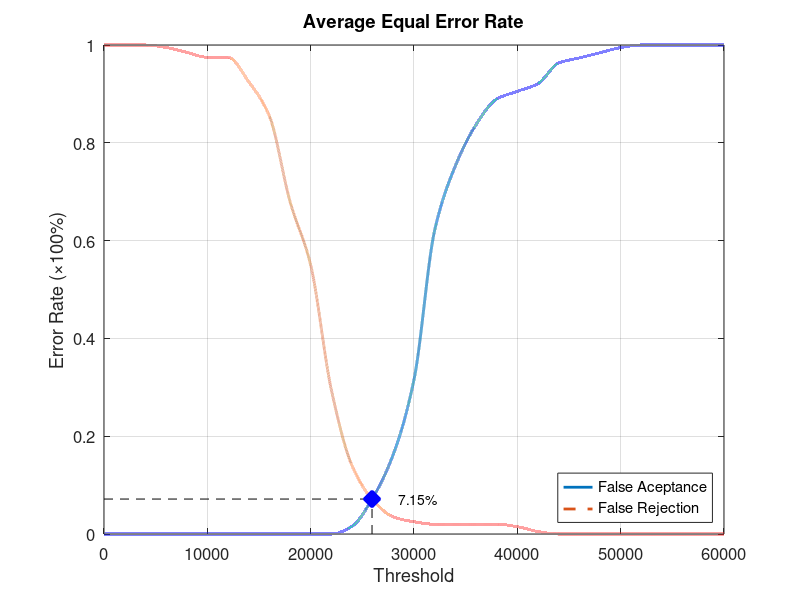
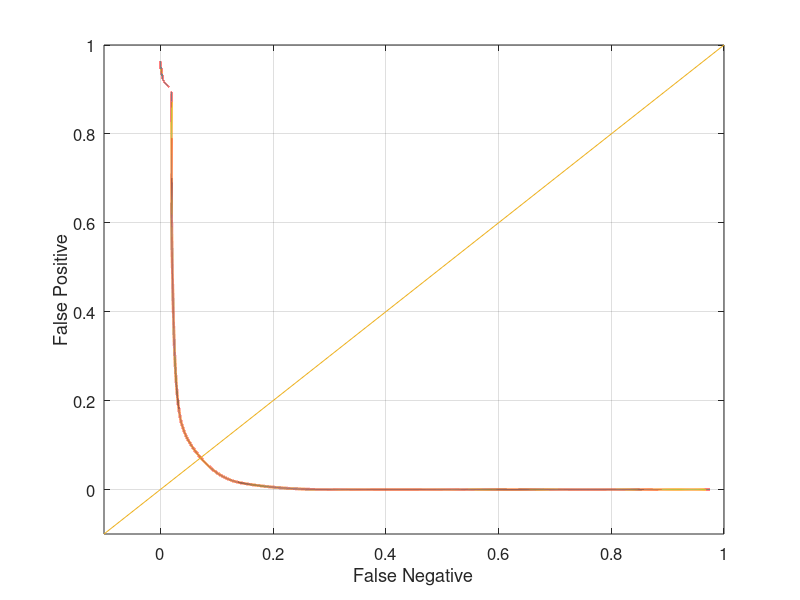

Write the MATLAB code that produced these figures, in order.
function yEER = Database2_4
close all;
clear;
clc;
x = 0:2000:60000;
xq = 0:0.5:60000;

y0 = [0 0 0 0 0 0 0 0 0 0 0 0 0.0157895 0.0736842 0.163158 0.315789 0.621053 0.752632 0.836842 0.889474 0.905263 0.921053 0.963158 0.973684 0.984211 0.994737 1 1 1 1 1];
yy0 = interp1(x, y0, xq, 'pchip');
y1 = [1 1 1 0.995 0.985 0.975 0.975 0.925 0.855 0.68 0.55 0.295 0.14 0.07 0.035 0.025 0.02 0.02 0.02 0.02 0.015 0.005 0 0 0 0 0 0 0 0 0];
yy1 = interp1(x, y1, xq, 'pchip');

% Calculating EER: 
y2 = abs(y0 - y1);
find(y2 == min(y2))
yy2 = abs(yy0 - yy1);
xEER = find(yy2 == min(yy2));
xEERIndex = xq(xEER) % X-axis EER
yEER = yy0(xEER) % Y-axis EER

main = figure
plot(xq, yy0,'-','LineWidth', 2);	hold on
plot(xq, yy1,'--','LineWidth', 2);	hold on
plot([xEERIndex xEERIndex], [0 yEER], 'k--');	hold on
plot([0 xEERIndex], [yEER yEER], 'k--');	hold on
plot(xEERIndex, yEER, 'bx', 'LineWidth', 10);	hold on
text(xEERIndex + 10 * xEERIndex / 100, yEER, [num2str(round((10000 * yEER)) / 100) '%'])
legend('False Aceptance', 'False Rejection', 'Location', 'SouthEast')
xlabel('Threshold')
ylabel('Error Rate (\times100%)')
title('Average Equal Error Rate')
set(gca, 'FontSize', 12)
axis([0 60000 0 1])
grid on

print(main, 'Database2_4Main', '-dpng');
FNRxFPR = figure('Color', [1 1 1]);
plot(yy1, yy0, '-', yy1, yy0, 'LineWidth', 2);
hold on
y = -0.1:0.1:1
plot(y, y); 
set(gca, 'FontSize', 12)
xlabel('False Negative')
ylabel('False Positive')
axis([-0.1 1 -0.1 1])
set(gca, 'FontSize', 12)
grid on

print(FNRxFPR, 'Database2_4FNRxFPR','-dpng');
end
